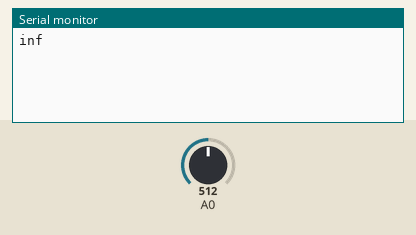
Bench run of a sketch on a simulated Arduino Uno, built with avr-gcc and run on an emulated ATmega328P. Shown: the last lines printed to the serial monitor. The inputs (shaded band) are chosen by the test bench; at power-on: A0 = 512.

Above: at 1.2 s.
1.3 s: A0 set to 0
At 2.0 s:
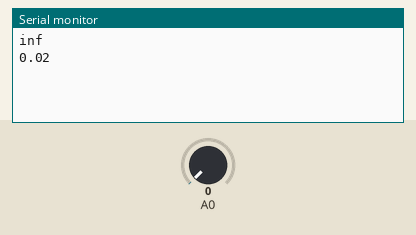
2.8 s: A0 set to 122
At 3.2 s:
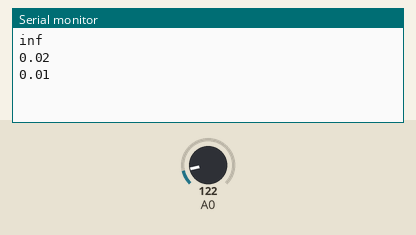

The sketch:

speed_sensor.ino
```cpp
// Timer
unsigned long mytime;
unsigned long lasttime;
unsigned long diff;

int val;
int oldval;

float speed;

// the setup() method runs once, when the sketch starts

void setup() {

Serial.begin(9600);

  // initialize the digital pin as an output.
  pinMode(10, INPUT);

  lasttime = 0;
}

// the loop() methor runs over and over again,
// as long as the board has power


void loop() {

  // Read the speedometer
  // The speedometer signal oscillates between 0 and 1023 (when at 5v)
  // The speedometer signal oscillates between 0 and 659 (when at 3.3v)
  // So the signal is either 0 or a positive number.
  // Want to detect then the signal falls to zero or rises from zero
  // The speed of the oscillation is the rotation of the wheel

  val = analogRead(0);
  //Serial.println(val);

  // The paddle wheel has turned.
  if ((val <= 2 && oldval>2) || (oldval <= 2 && val>2)) {
    // Find change in milliseconds since last
    mytime = millis();
    diff = mytime - lasttime;
    lasttime = mytime;

    // The wheel has moved 2 cm between the change 0 and 1.
    // Numbers are approximate
    // Diameter of wheel = 2 * 3.142 * 0.02 (2.pi.r)
    // 12.5cm / 6 paddles = 2 cm per paddle

    //Serial.print(diff);
    //Serial.print("ms,\t");

    speed = (float)20/diff;
    Serial.println(speed);
    //Serial.println("m/s");
  }

  // Update the oldval
  oldval = val;

}
```

Measured:
- after the input at 1.3 s, the serial monitor: prints a new line at once (image 1)
- after the input at 2.8 s, the serial monitor: prints a new line at once (image 2)
